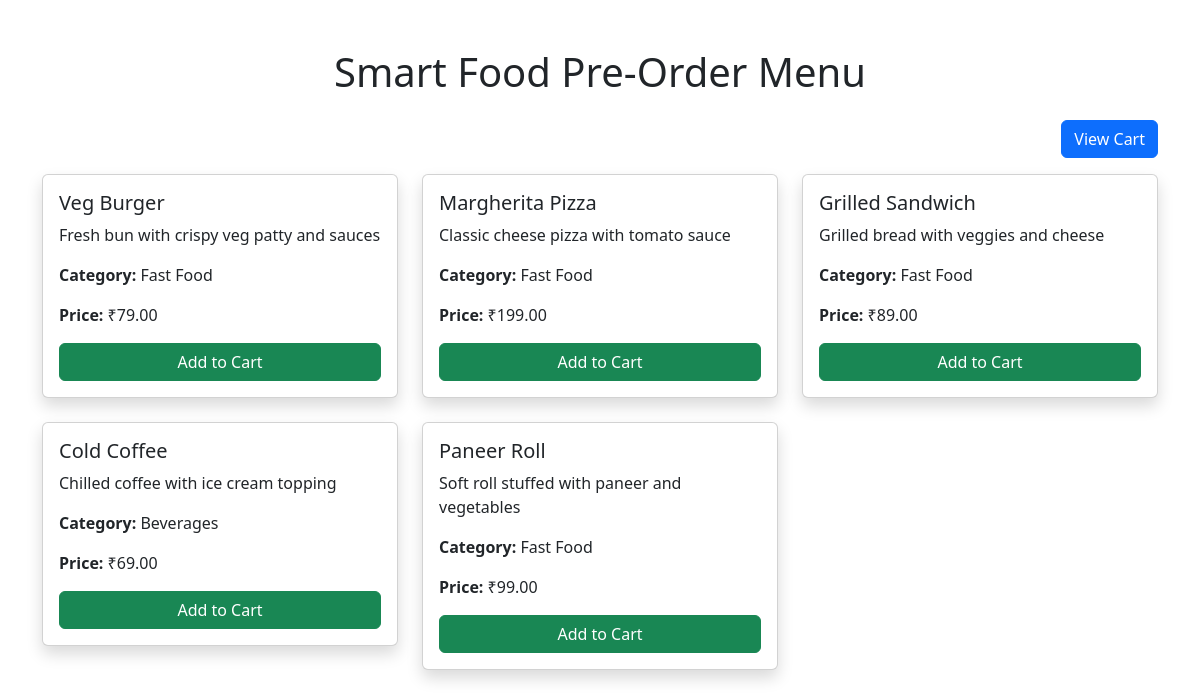
The page / on the database its author committed.
### foodapp/models.py (models this page shows, shortened)
class FoodItem(models.Model):
    name = models.CharField(max_length=100)
    category = models.CharField(max_length=100)
    price = models.DecimalField(max_digits=8, decimal_places=2)
    description = models.TextField()
    available = models.BooleanField(default=True)

### foodapp/views.py (the view)
# urls.py: path('', views.menu, name='menu'),
def menu(request):
    foods = FoodItem.objects.all()
    return render(request, 'menu.html', {'foods': foods})

### foodapp/templates/menu.html (shortened to what this page needs)
<!DOCTYPE html>
<html>
<head>
    <link href="https://cdn.jsdelivr.net/npm/bootstrap@5.3.0/dist/css/bootstrap.min.css" rel="stylesheet">
</head>
<body>
<div class="container mt-5">
    <h1 class="text-center mb-4">Smart Food Pre-Order Menu</h1>
    <div class="text-end mb-3">
        <a href="{% url 'view_cart' %}" class="btn btn-primary">
            View Cart
        </a>
    </div>
    <div class="row">
        {% for food in foods %}
        <div class="col-md-4 mb-4">
            <div class="card shadow">
                <div class="card-body">
                    <h5 class="card-title">{{ food.name }}</h5>
                    <p class="card-text">{{ food.description }}</p>
                    <p><strong>Category:</strong> {{ food.category }}</p>
                    <p><strong>Price:</strong> ₹{{ food.price }}</p>
                    <a href="{% url 'add_to_cart' food.id %}"
                       class="btn btn-success w-100">
                        Add to Cart
                    </a>
                </div>
            </div>
        </div>
        {% endfor %}
    </div>
</div>
</body>
</html>

### rows shown on the page
FoodItem: name "Veg Burger", description "Fresh bun with crispy veg patty and sauces", category "Fast Food", price "79.00"
FoodItem: name "Margherita Pizza", description "Classic cheese pizza with tomato sauce", category "Fast Food", price "199.00"
FoodItem: name "Grilled Sandwich", description "Grilled bread with veggies and cheese", category "Fast Food", price "89.00"
FoodItem: name "Cold Coffee", description "Chilled coffee with ice cream topping", category "Beverages", price "69.00"
FoodItem: name "Paneer Roll", description "Soft roll stuffed with paneer and vegetables", category "Fast Food", price "99.00"
